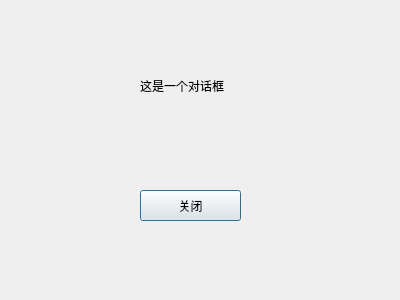
<?xml version="1.0" encoding="UTF-8"?>
<ui version="4.0">
 <class>Dialog</class>
 <widget class="QDialog" name="Dialog">
  <property name="geometry">
   <rect>
    <x>0</x>
    <y>0</y>
    <width>400</width>
    <height>300</height>
   </rect>
  </property>
  <property name="windowTitle">
   <string>Dialog</string>
  </property>
  <widget class="QLabel" name="label">
   <property name="geometry">
    <rect>
     <x>140</x>
     <y>60</y>
     <width>161</width>
     <height>51</height>
    </rect>
   </property>
   <property name="text">
    <string>这是一个对话框</string>
   </property>
  </widget>
  <widget class="QPushButton" name="pushButton">
   <property name="geometry">
    <rect>
     <x>140</x>
     <y>190</y>
     <width>101</width>
     <height>31</height>
    </rect>
   </property>
   <property name="text">
    <string>关闭</string>
   </property>
  </widget>
 </widget>
 <resources/>
 <connections/>
</ui>
